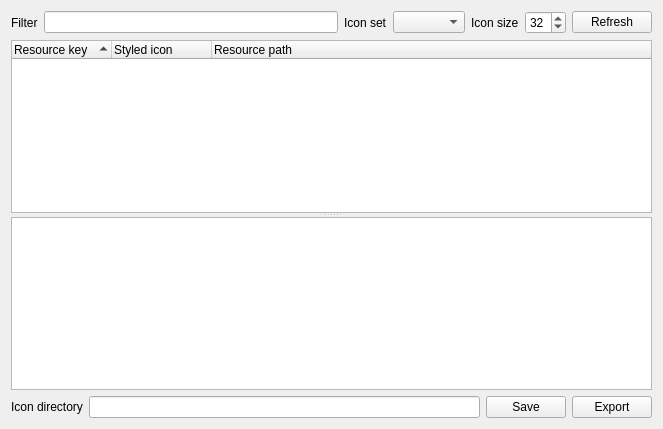
<?xml version="1.0" encoding="UTF-8"?>
<ui version="4.0">
 <class>Gui::Dialog::DlgIconBrowser</class>
 <widget class="QWidget" name="Gui::Dialog::DlgIconBrowser">
  <property name="geometry">
   <rect>
    <x>0</x>
    <y>0</y>
    <width>663</width>
    <height>429</height>
   </rect>
  </property>
  <property name="windowTitle">
   <string>Icons</string>
  </property>
  <layout class="QVBoxLayout" name="verticalLayout">
   <item>
    <layout class="QHBoxLayout" name="horizontalLayout_2">
     <item>
      <widget class="QLabel" name="label_2">
       <property name="text">
        <string>Filter</string>
       </property>
      </widget>
     </item>
     <item>
      <widget class="QLineEdit" name="editFilter"/>
     </item>
     <item>
      <widget class="QLabel" name="label_4">
       <property name="text">
        <string>Icon set</string>
       </property>
      </widget>
     </item>
     <item>
      <widget class="Gui::PrefComboBox" name="IconSets">
       <property name="toolTip">
        <string>User defined icon set</string>
       </property>
       <property name="prefPath" stdset="0">
        <cstring>MainWindow</cstring>
       </property>
       <property name="prefEntry" stdset="0">
        <cstring>IconSet</cstring>
       </property>
       <property name="prefType" stdset="0">
        <cstring></cstring>
       </property>
      </widget>
     </item>
     <item>
      <widget class="QLabel" name="label_3">
       <property name="text">
        <string>Icon size</string>
       </property>
      </widget>
     </item>
     <item>
      <widget class="Gui::PrefSpinBox" name="spinBoxIconSize">
       <property name="minimum">
        <number>16</number>
       </property>
       <property name="value">
        <number>32</number>
       </property>
       <property name="prefEntry" stdset="0">
        <cstring>IconBrowserIconSize</cstring>
       </property>
       <property name="prefPath" stdset="0">
        <cstring>View</cstring>
       </property>
      </widget>
     </item>
     <item>
      <widget class="QPushButton" name="btnRefresh">
       <property name="text">
        <string>Refresh</string>
       </property>
      </widget>
     </item>
    </layout>
   </item>
   <item>
    <widget class="QSplitter" name="splitter">
     <property name="orientation">
      <enum>Qt::Vertical</enum>
     </property>
     <widget class="QTreeWidget" name="treeWidget">
      <property name="selectionMode">
       <enum>QAbstractItemView::ExtendedSelection</enum>
      </property>
      <property name="rootIsDecorated">
       <bool>false</bool>
      </property>
      <property name="itemsExpandable">
       <bool>false</bool>
      </property>
      <property name="sortingEnabled">
       <bool>true</bool>
      </property>
      <property name="columnCount">
       <number>3</number>
      </property>
      <column>
       <property name="text">
        <string>Resource key</string>
       </property>
      </column>
      <column>
       <property name="text">
        <string>Styled icon</string>
       </property>
      </column>
      <column>
       <property name="text">
        <string>Resource path</string>
       </property>
      </column>
     </widget>
     <widget class="QPlainTextEdit" name="editOutput">
      <property name="toolTip">
       <string>Click 'Save' button to save the content here to create your own icon set. Or, you
can manually copy the content and append to your existing icon set configuration.

Note, tree view, toolbar, and workbench tab bar support non-square icons. The
size can be specified by adding an extra field as follow. Only SVG icon requires
explicit setting of dimention.

TreeItemInvisible, iconset:MyIcons/TreeItemInvisible.svg, 128x64</string>
      </property>
      <property name="readOnly">
       <bool>true</bool>
      </property>
     </widget>
    </widget>
   </item>
   <item>
    <layout class="QHBoxLayout" name="horizontalLayout">
     <item>
      <widget class="QLabel" name="label">
       <property name="text">
        <string>Icon directory</string>
       </property>
      </widget>
     </item>
     <item>
      <widget class="Gui::PrefLineEdit" name="editPrefix">
       <property name="toolTip">
        <string>Icon export directory. It is located inside a subdirectory (Gui/IconSets)
in your application user directory.</string>
       </property>
       <property name="prefEntry" stdset="0">
        <cstring>IconBrowserIconPrefix</cstring>
       </property>
       <property name="prefPath" stdset="0">
        <cstring>View</cstring>
       </property>
      </widget>
     </item>
     <item>
      <widget class="QPushButton" name="btnSave">
       <property name="toolTip">
        <string>To override application icons, you can save the above configurations into your
application user directory Gui/IconSets/. You can then select your icons set in
Preference -&gt; General -&gt; Icon set.

For stylesheet authors, you can also override icons through Gui::MainWindow
property 'overrideIcons' as shown below. Please note that the icon settings in
the stylesheet takes precedence over icon set configurations.

Gui--MainWindow {
  qproperty-overrideIcons : url(
TreeItemVisible, iconset:MyIcons/TreeItemVisible.svg
TreeItemInvisible, iconset:MyIcons/TreeItemInvisible.svg
);}

Note, tree view, toolbar, and workbench tab bar support non-square icons. The
size can be specified as follow,

TreeItemInvisible, iconset:MyIcons/TreeItemInvisible.svg, 128x64</string>
       </property>
       <property name="text">
        <string>Save</string>
       </property>
      </widget>
     </item>
     <item>
      <widget class="QPushButton" name="btnExport">
       <property name="toolTip">
        <string>Export selected icons</string>
       </property>
       <property name="text">
        <string>Export</string>
       </property>
      </widget>
     </item>
    </layout>
   </item>
  </layout>
 </widget>
 <customwidgets>
  <customwidget>
   <class>Gui::PrefSpinBox</class>
   <extends>QSpinBox</extends>
   <header>Gui/PrefWidgets.h</header>
  </customwidget>
  <customwidget>
   <class>Gui::PrefComboBox</class>
   <extends>QComboBox</extends>
   <header>Gui/PrefWidgets.h</header>
  </customwidget>
  <customwidget>
   <class>Gui::PrefLineEdit</class>
   <extends>QLineEdit</extends>
   <header>Gui/PrefWidgets.h</header>
  </customwidget>
 </customwidgets>
 <resources/>
 <connections/>
</ui>
